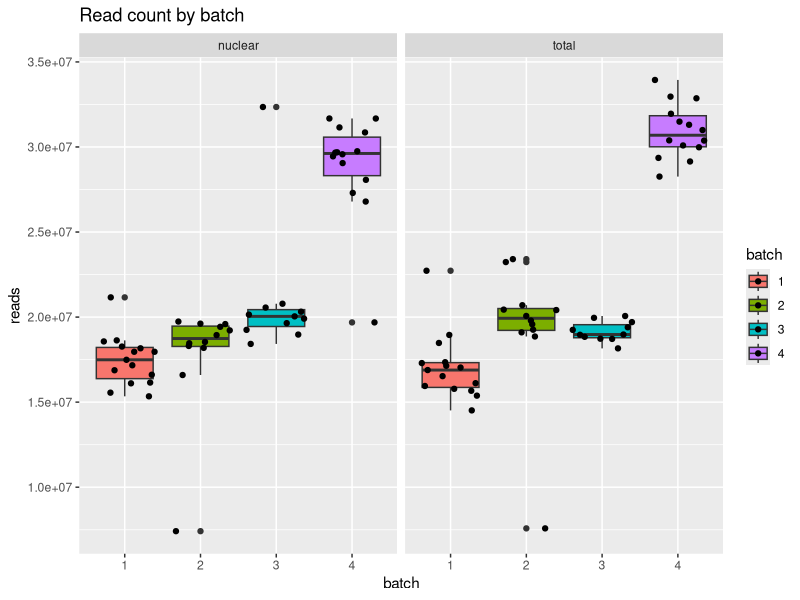
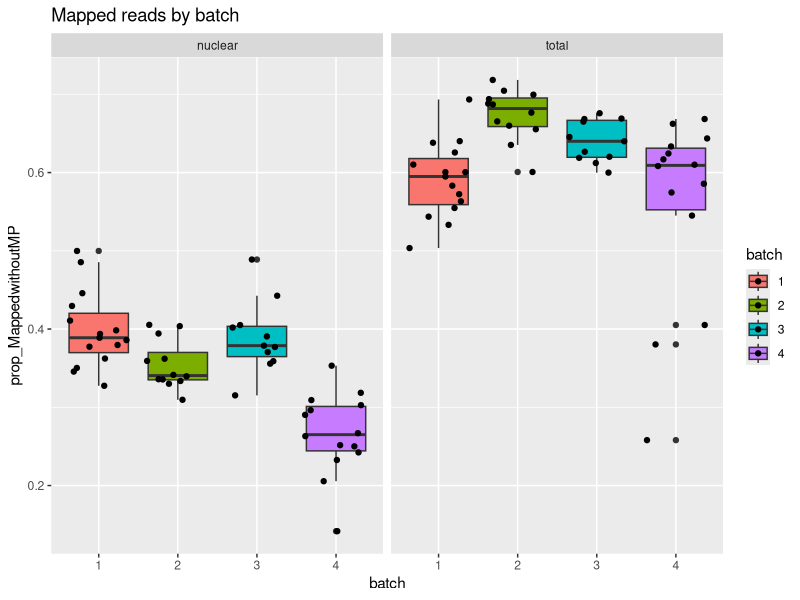
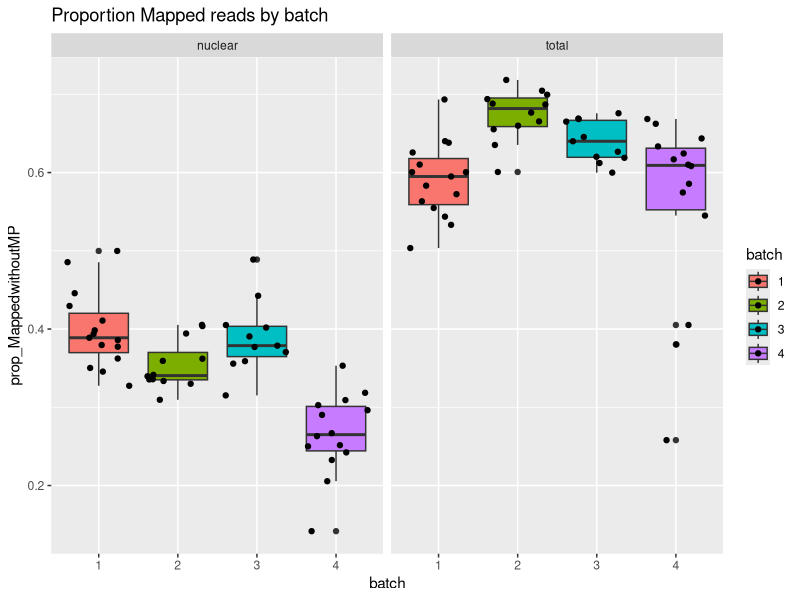
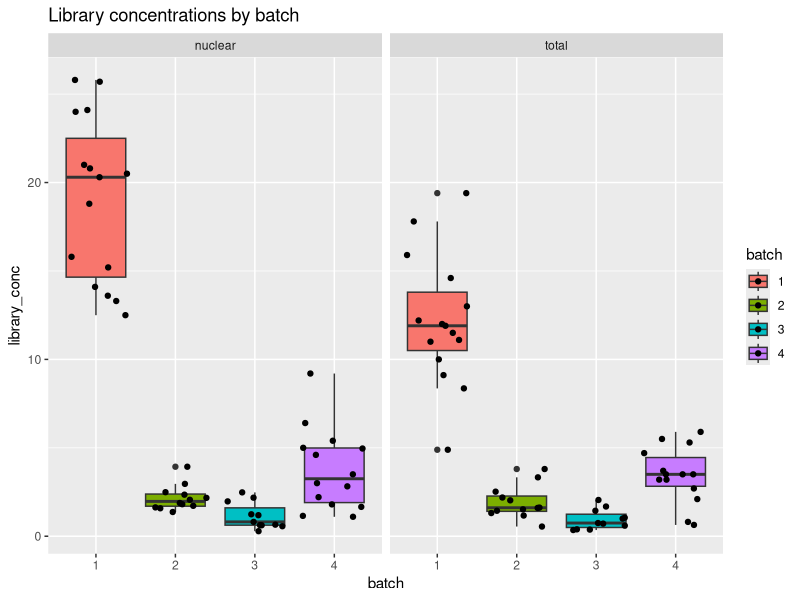
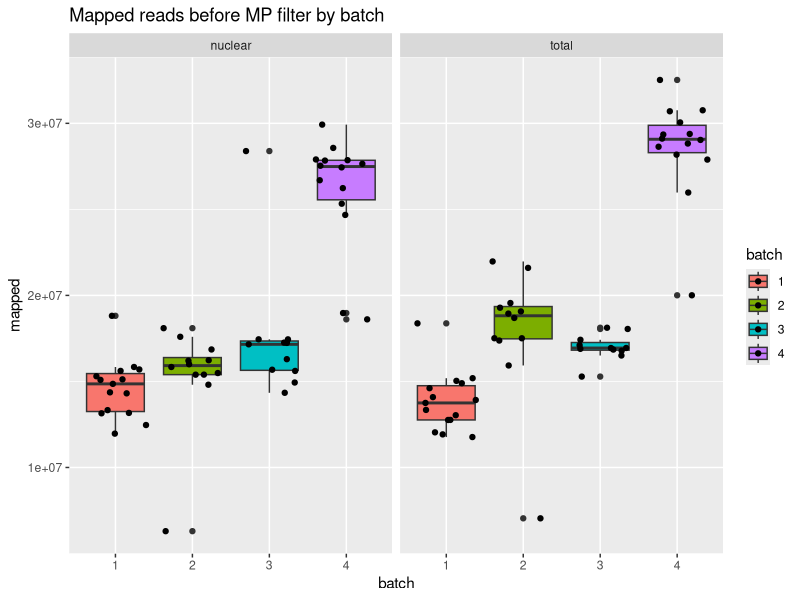

R code for these plots, in order:
## ---- chunk 1
knitr::opts_chunk$set(echo = TRUE)
## ---- chunk 2
library(tidyverse)
## ---- chunk 3
metadata=read.table("../data/MetaDataSequencing.txt",header = T)
meta_T=metadata %>% filter(grepl("T", Sample_ID)) %>% mutate(samp=paste("X", Sample_ID, sep=""))
meta_N=metadata %>% filter(grepl("N", Sample_ID)) %>%  mutate(samp=paste("X", Sample_ID, sep=""))
## ---- chunk 4
metadata$batch=as.factor(metadata$batch)
ggplot(metadata, aes(x=batch, group=batch, y=reads, fill=batch)) + geom_boxplot() + geom_jitter() + facet_grid(~fraction) + labs(title="Read count by batch")
## ---- chunk 5
ggplot(metadata, aes(x=batch, group=batch, y=prop_MappedwithoutMP, fill=batch)) + geom_boxplot() + geom_jitter() + facet_grid(~fraction) + labs(title="Mapped reads by batch")
## ---- chunk 6
ggplot(metadata, aes(x=batch, group=batch, y=prop_MappedwithoutMP, fill=batch)) + geom_boxplot() + geom_jitter() + facet_grid(~fraction) + labs(title="Proportion Mapped reads by batch")
## ---- chunk 7
ggplot(metadata, aes(x=batch, group=batch, y=library_conc, fill=batch)) + geom_boxplot() + geom_jitter() + facet_grid(~fraction) + labs(title="Library concentrations by batch")
## ---- chunk 8
ggplot(metadata, aes(x=batch, group=batch, y=mapped, fill=batch)) + geom_boxplot() + geom_jitter() + facet_grid(~fraction) + labs(title="Mapped reads before MP filter by batch")
